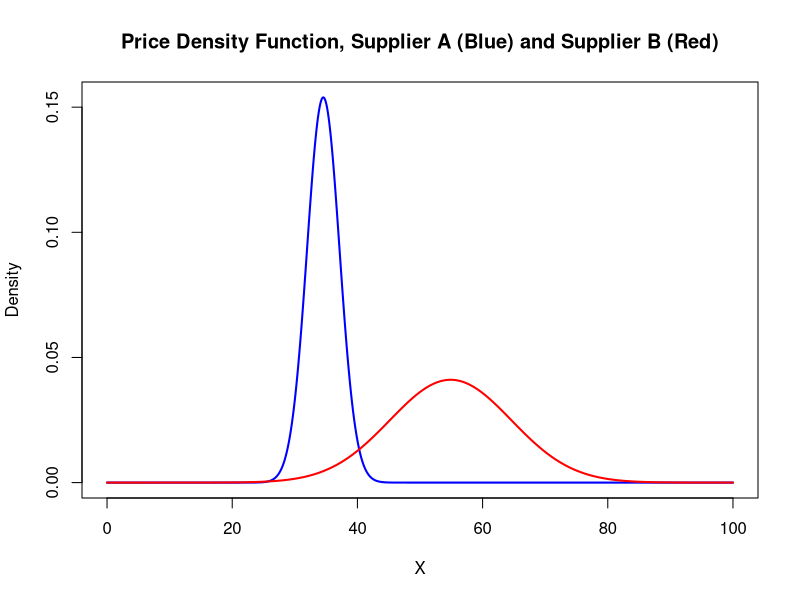
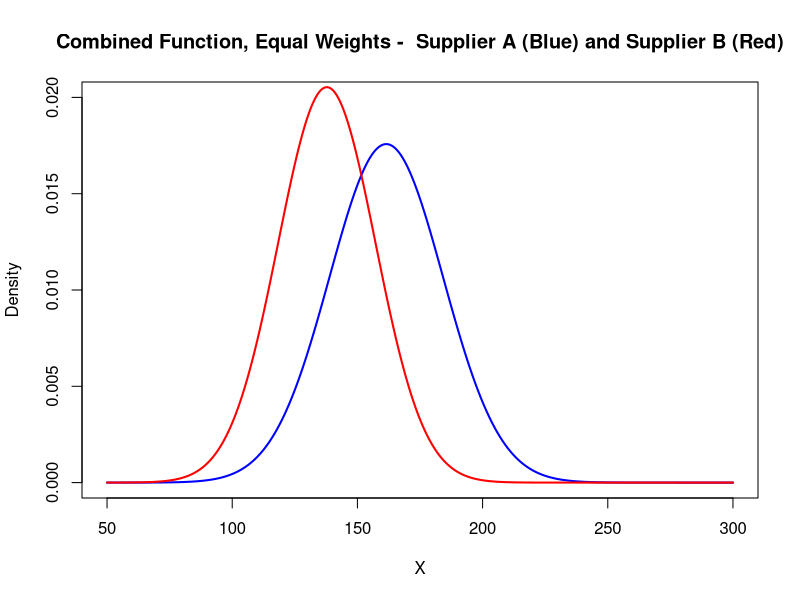

Write R code to recreate these figures, in order.
## ---- chunk 1
library(dplyr)
## ---- chunk 2

# market players
supplier <- c("s-a", "s-b", "s-c", "s-d", "s-f")
manufacturer <- c("m-a", "m-b", "m-c", "m-d", "m-f")
transport <- c("t-a", "t-b", "t-c", "t-d", "t-f")

## ---- chunk 3
# means
set.seed(1234)
s_price_means <- runif(5, min = 30, max = 70)
m_price_means <- runif(5, min = 30, max = 70)
t_price_means <- runif(5, min = 30, max = 70)

s_reliability_means <- runif(5, min = 30, max = 70)
m_reliability_means <- runif(5, min = 30, max = 70)
t_reliability_means <- runif(5, min = 30, max = 70)

s_sustain_means <- runif(5, min = 30, max = 70)
m_sustain_means <- runif(5, min = 30, max = 70)
t_sustain_means <- runif(5, min = 30, max = 70)
## ---- chunk 4
# variability
set.seed(1234)
s_price_sd <- runif(5, min = 1, max = 15)
m_price_sd <- runif(5, min = 1, max = 15)
t_price_sd <- runif(5, min = 1, max = 15)

s_reliability_sd <- runif(5, min = 1, max = 15)
m_reliability_sd <- runif(5, min = 1, max = 15)
t_reliability_sd <- runif(5, min = 1, max = 15)

s_sustain_sd <- runif(5, min = 1, max = 15)
m_sustain_sd <- runif(5, min = 1, max = 15)
t_sustain_sd <- runif(5, min = 1, max = 15)
## ---- chunk 5
df <- data.frame(
market_players = c(supplier, manufacturer, transport),

price_means = c(s_price_means, m_price_means, t_price_means),
price_sd = c(s_price_sd, m_price_sd, t_price_sd),

reliablity_means = c(s_reliability_means, m_reliability_means, t_reliability_means),
reliability_sd = c(s_reliability_sd, m_reliability_sd, t_reliability_sd),

sustainability_means = c(s_sustain_means, m_sustain_means, t_sustain_means),
sustainability_sd = c(s_sustain_sd, m_sustain_sd, t_sustain_sd)
)
## ---- chunk 6
# Create a sequence of x values
x <- seq(0, 100, 0.1)

# Compute density values
y <- dnorm(x, mean = df[1,2], sd = df[1,3])
y2 <- dnorm(x, mean = df[2,2], sd = df[2,3])
# Plot the density function
plot(x, y, type = "l", col = "blue", lwd = 2,
     main = "Price Density Function, Supplier A (Blue) and Supplier B (Red)",
     xlab = "X", ylab = "Density")
lines(x, y2, col='red', lwd=2)
## ---- chunk 7
df$total_means <- df$price_means + df$reliablity_means + df$reliablity_means
df$total_sd <- df$price_sd + df$reliability_sd + df$sustainability_sd
## ---- chunk 8
# Create a sequence of x values
x <- seq(50, 300, 0.1)

# Compute density values
y <- dnorm(x, mean = df[1,8], sd = df[1,9])
y2 <- dnorm(x, mean = df[2,8], sd = df[2,9])
# Plot the density function
plot(x, y, type = "l", col = "blue", lwd = 2, ylim=c(0,0.02),
     main = "Combined Function, Equal Weights -  Supplier A (Blue) and Supplier B (Red)",
     xlab = "X", ylab = "Density")
lines(x, y2, col='red', lwd=2)
## ---- chunk 9
weights_s <- c(0.4, 0.4, 0.2) # price, reliability, sustainability
weights_m <- c(0.5, 0.2, 0.3) # price, reliability, sustainability
weights_t <- c(0.3, 0.5, 0.2) # price, reliability, sustainability

combo <- c()
score <- c()
combo_means <- c()
combo_sd <- c()

suppliers <- df[1:5,]
manufacturers <- df[6:10,]
transport <- df[11:15,]

for(i in 1:5){
  for(j in 1:5){
    for(k in 1:5){
       supplier_total_means <- c(suppliers[i,2],suppliers[i,4],suppliers[i,6]) %*% weights_s
       supplier_total_sd <- (c(suppliers[i,3]^2, suppliers[i,5]^2, suppliers[i,7]^2) %*% weights_s^2)^(1/2)
       
       manufacturer_total_means <- c(manufacturers[j,2],manufacturers[j,4],manufacturers[j,6]) %*% weights_m
       manufacturer_total_sd <- (c(manufacturers[j,3]^2, manufacturers[j,5]^2, manufacturers[j,7]^2) %*% weights_m^2)^(1/2)
       
       transport_total_means <- c(transport[k,2],transport[k,4],transport[k,6]) %*% weights_t
       transport_total_sd <- (c(transport[k,3]^2, transport[k,5]^2, transport[k,7]^2) %*% weights_t^2)^(1/2)
       
       means <- (supplier_total_means + manufacturer_total_means + transport_total_means)
       sds <- c(supplier_total_sd^2 + manufacturer_total_sd^2 + transport_total_sd ^ 2)^(1/2)
       
       rv <- rnorm(1000, mean = means, sd = sds)
        
       combo <- c(combo, paste(i,j,k))
       score <- c(score, mean(rv) + sd(rv)^2)
       combo_means <- c(combo_means, means)
       combo_sd <- c(combo_sd, sds)
       
    }}}  

results <- data.frame(combo, score, combo_means, combo_sd)

results %>% arrange(score)
## ---- chunk 10
results <- data.frame(combo, score, combo_means, combo_sd)

results %>% arrange(score)
## ---- chunk 11
weights_s <- c(0.4, 0.4, 0.2) # price, reliability, sustainability
weights_m <- c(0.5, 0.2, 0.3) # price, reliability, sustainability
weights_t <- c(0.3, 0.5, 0.2) # price, reliability, sustainability

combo <- c()
score <- c()
combo_means <- c()
combo_sd <- c()

suppliers <- df[1:5,]
manufacturers <- df[6:10,]
transport <- df[11:15,]

transport[5, 3] <- transport[5, 3] + 10
transport[5,5] <- transport[5,5] + 10
transport[5,7] <- transport[5,7] + 10


for(i in 1:5){
  for(j in 1:5){
    for(k in 1:5){
       supplier_total_means <- c(suppliers[i,2],suppliers[i,4],suppliers[i,6]) %*% weights_s
       supplier_total_sd <- (c(suppliers[i,3]^2, suppliers[i,5]^2, suppliers[i,7]^2) %*% weights_s^2)^(1/2)
       
       manufacturer_total_means <- c(manufacturers[j,2],manufacturers[j,4],manufacturers[j,6]) %*% weights_m
       manufacturer_total_sd <- (c(manufacturers[j,3]^2, manufacturers[j,5]^2, manufacturers[j,7]^2) %*% weights_m^2)^(1/2)
       
       transport_total_means <- c(transport[k,2],transport[k,4],transport[k,6]) %*% weights_t
       transport_total_sd <- (c(transport[k,3]^2, transport[k,5]^2, transport[k,7]^2) %*% weights_t^2)^(1/2)
       
       means <- (supplier_total_means + manufacturer_total_means + transport_total_means)
       sds <- c(supplier_total_sd^2 + manufacturer_total_sd^2 + transport_total_sd ^ 2)^(1/2)
       
       rv <- rnorm(1000, mean = means, sd = sds)
        
       combo <- c(combo, paste(i,j,k))
       score <- c(score, mean(rv) + sd(rv)^2)
       combo_means <- c(combo_means, means)
       combo_sd <- c(combo_sd, sds)
       
}}}    
## ---- chunk 12
results <- data.frame(combo, score, combo_means, combo_sd)

results %>% arrange(score)
